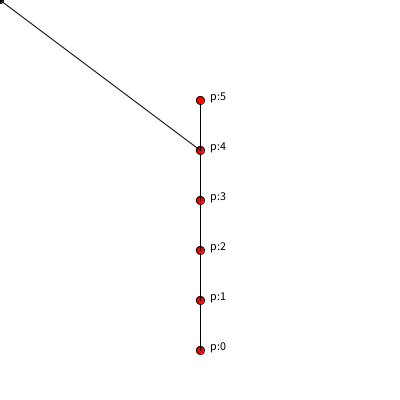
Frame 1 (no input)
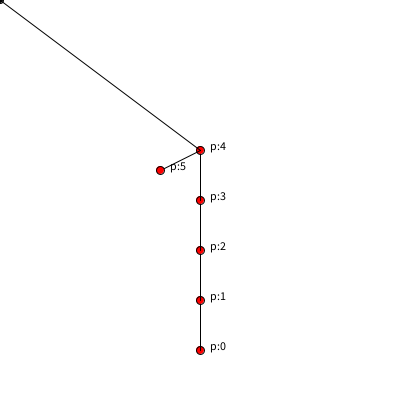
Frame 60 (the mouse pressed at the canvas centre just before this capture)
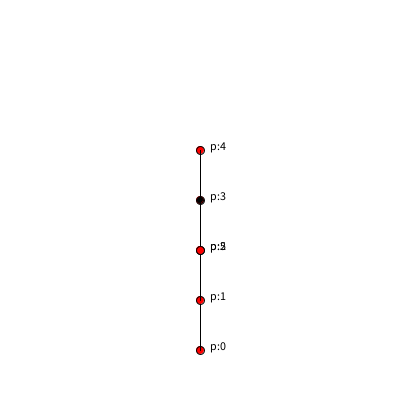
Frame 120 (the mouse held since frame 60 and released just before this capture)

The Processing sketch that drew these frames (run headless with seeded random() and noise(); from frame 60 on, the mouse is pressed at the canvas centre):

// Processing sketch: week14_7_ik_inverse_kinematrics_part5
// ── week14_7_ik_inverse_kinematrics_part5.pde
//week14_7_ik_inverse_kinematrics_part5
void setup()
{
  size(400, 400);
  for(int i = 0; i < 6; i++)
  {
    p[i] = new PVector(200, 350 - 50 * i);
  }
}
PVector [] p = new PVector[6];
void draw()
{
  background(255);
  for(int i = 0; i < 6; i++)
  {
    if(i > 0) line(p[i - 1].x, p[i - 1].y, p[i].x, p[i].y);
    fill(255, 0, 0);//紅圈圈
    ellipse(p[i].x, p[i].y, 8, 8);
    fill(0);//黑字
    text("p:" + i, p[i].x + 10, p[i].y);//字往右一點點
  }
  PVector now = new PVector(mouseX, mouseY);//現在的位置
  PVector v = PVector.sub(now, p[4]).normalize().mult(50);//短向量
  p[5].x = p[4].x + v.x;//新位置 是中心 再加長度50的這小段
  p[5].y = p[4].x + v.y;//新位置 是中心 再加長度50的這小段
  ellipse(mouseX, mouseY, 6, 6);//滑鼠也有小點控制座標移動
  line(p[4].x, p[4].y, mouseX, pmouseY);
}
